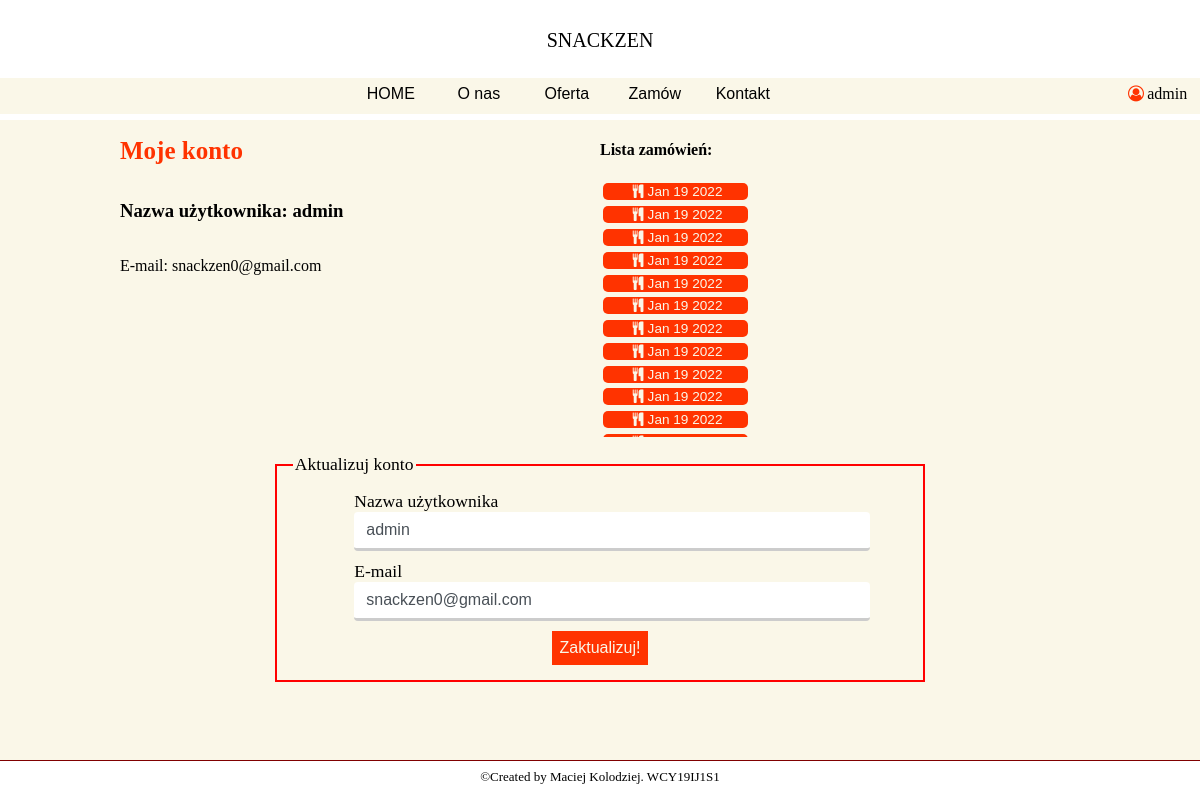
Page /account (signed in) on the committed database.
### Restaurant/models.py (models this page shows, shortened)
class User(db.Model, UserMixin):
    id = db.Column(db.Integer, primary_key=True)
    username = db.Column(db.String(20), unique=True, nullable=False)
    email = db.Column(db.String(120), unique=True, nullable=False)
    password = db.Column(db.String(60), unique=True)

class CustomerOrder(db.Model):
    id = db.Column(db.Integer, primary_key=True)
    invoice = db.Column(db.String(20), unique=True, nullable=False)
    status = db.Column(db.String(20), default='Niewiadomo', nullable=False)
    customer_id = db.Column(db.String(20), unique=False, nullable=False)
    date_created = db.Column(db.DateTime, default=datetime.utcnow, nullable=False)
    orders = db.Column(JsonEcodedDict)

### Restaurant/routes.py (the view)
@app.route("/account", methods=['GET', 'POST'])
@login_required
def account():
    form = UpdateAccountForm()
    orders = CustomerOrder.query.filter_by(customer_id=current_user.id).order_by(CustomerOrder.date_created.desc())
    if form.validate_on_submit():
        current_user.username = form.username.data
        current_user.email = form.email.data
        db.session.commit()
        flash('Twoje konto zostało zaktualizowane!','success')
        return redirect(url_for('account'))
    elif request.method == 'GET':
        form.username.data = current_user.username
        form.email.data = current_user.email
    return render_template('Account.html', title='Account', menu=menu, form=form, orders=orders)

### Restaurant/forms.py (shortened to what this page needs)
class UpdateAccountForm(FlaskForm):
    username = StringField('Nazwa użytkownika', validators=[DataRequired(), Length(min=2, max=20)])
    email = StringField('E-mail', validators=[DataRequired(), Email()])
    submit = SubmitField('Zaktualizuj!')

### Restaurant/models.py (called while the page is built)
@login_manager.user_loader
def load_user(user_id):
    return User.query.get(int(user_id))

    def process_result_value(self, value, dialect):
        if value is None:
            return {}
        else:
            return json.loads(value)

### Restaurant/templates/Account.html (shortened to what this page needs)
{% extends "layout.html" %}
{% block content %}
    <div id="information-box2">
    <div class="information-box-content4">
        <div class="information-box-content-text3">
            <h1>Moje konto</h1>
            <h3>Nazwa użytkownika: {{ current_user.username }}</h3>
            <p>E-mail: {{ current_user.email }}</p>
        </div>
    <div class="information-box-content-text3">
        <h4>Lista zamówień:</h4>
        <div  class="information-box-content-menu">
            {% for order in orders %}
                <form action="orders/{{ order.invoice }}">
                    <button class="btn2" type='submit' ><i class="icon-food"></i>{{ order.date_created.strftime("%b %d %Y") }}</button>
                </form>
            {% endfor %}
        </div>
    </div>
    </div>
    <div class="information-box-content4">
        <form method="post" action="" class ='form-group-text'>
            <fieldset class ='form-group'>
                    <legend>Aktualizuj konto</legend>
                    <div class="form-group-element">
                        {{ form.username.label(class="form-control-label") }}
                        {% if form.username.errors %}
                            {{ form.username(class="form-control form-control-lg is-invalid") }}
                            <div class="invalid-feedback">
                                {% for error in form.username.errors %}
                                    <span>{{ error }}</span>
                                {% endfor %}
                            </div>
                        {% else %}
                            {{ form.username(class="form-control form-control-lg") }}
                        {% endif %}
                    </div>
                    <div class="form-group-element">
                        {{ form.email.label(class="form-control-label") }}
                        {% if form.email.errors %}
                            {{ form.email(class="form-control form-control-lg is-invalid") }}
                            <div class="invalid-feedback">
                                {% for error in form.email.errors %}
                                    <span>{{ error }}</span>
                                {% endfor %}
                            </div>
                        {% else %}
                            {{ form.email(class="form-control form-control-lg") }}
                        {% endif %}
                    </div>
                    <div class ="form-group-btn">
                         {{ form.submit(class="btn") }}
                     </div>
            </fieldset>
        </form>
    </div>
    </div>
{% endblock %}

### Restaurant/templates/layout.html (shortened to what this page needs)
<!DOCTYPE html>
<html lang="en">
<head>
    <link rel= "stylesheet" type= "text/css" href= "{{ url_for('static',filename='styles/style.css') }}">
    <link rel= "stylesheet" type= "text/css" href= "{{ url_for('static',filename='styles/fontello.css') }}">
</head>
<body>
    <div id="top-bar">
        <div id="res_name">
            <p>SNACKZEN</p>
        </div>
        <div id="contest-menu">
            {% for el in menu %}
                <a class="contest-menu-element" href="{{ el.url }}">{{ el.name }} </a>
            {% endfor %}
            {% if current_user.is_authenticated %}
                <div class="contest-menu-element-user">
            <a><i class="icon-user"></i></a>{{ current_user.username }}
            </div>
            {% endif %}
        </div>
    </div>
{% block content %}{% endblock %}
    <footer>
        <p>©Created by Maciej Kolodziej. WCY19IJ1S1</p>
    </footer>
</body>
</html>

### Restaurant/static/styles/style.css (style rules this page uses)
body { margin: 0px; height: 100vh; width: 100%; background-color: white; overflow: hidden; }
footer { border-top: groove; border-top-color: #800000; border-width: thin; text-align: center; font-size: small; }
form { width: 100%; display: grid; grid-template-columns: auto auto; grid-gap: 1%; }
footer p { margin-top: 8px; }
input[type=text],input[type=password], input[type=tel] { width: 100%; box-sizing: content-box; border: none; border-bottom: 3px solid #ccc; -webkit-transition: 0.5s; transition: 0.5s; outline: none; }
#top-bar { position: relative; width: 100%; height: 15%; background-color: white; }
#res_name { position: absolute; bottom: 40%; display: inline-block; vertical-align: middle; text-align: center; width: 100%; font-size: 20px; font-weight: lighter; }
#contest-menu { position: absolute; bottom: 5%; background-color: rgb(250,247, 232); text-align: center; width: 100%; height: 30%; }
.contest-menu-element { font-family: Arial Narrow, sans-serif; width: 7%; text-align: center; color: black; display: inline-block; height: 100%; line-height: 2; text-decoration: none; }
.contest-menu-element-user { margin-left: 28%; margin-right: -28%; text-align: center; color: black; display: inline-block; justify-content: right; height: 100%; line-height: 2; text-decoration: none; }
#information-box2 { height: 80%; width: 100%; background-color: rgb(250,247, 232); display: flex; flex-direction: column; justify-content: center; text-align: center; }
#information-box2 h1 { font-size: 25px; color: #ff3300; }
.form-group { display: flex; row-gap: 10px; text-align: left; align-items: center; flex-direction: column; justify-content: space-around; width: 80%; padding: 2%; border-color: #F00; border-style: solid; }
.form-group-element { display: flex; flex-direction: column; justify-content: space-around; width: 80%; }
.form-group-btn { display: flex; justify-content: space-around; width: 20%; }
.form-group-text { font-size: 1.1rem; display: flex; row-gap: 10px; height: 80%; text-align: left; align-items: center; flex-direction: column; justify-content: space-around; width: 80%; }
.information-box-content4 { align-self: center; width: 80%; height: 50%; display: flex; flex-direction: row; justify-content: space-around; }
.information-box-content-text3 { width: 50%; display: flex; flex-direction: column; text-align: left; overflow-y: auto; }
.information-box-content-menu { width: 100%; height: 80%; display: flex; flex-direction: column; justify-content: right; overflow-y: auto; }
.icon-user { color: #ff3300; }
.form-control { width:100%; padding:.375rem .75rem; font-size:1rem; line-height:1.5; color:#495057; background-clip:padding-box; border:1px solid #ced4da; border-radius:.25rem; transition:border-color .15s ease-in-out,box-shadow .15s ease-in-out }
.btn { font-size: 1rem; background-color: #ff3300; color: rgb(250,247, 232); border: maroon; padding: .5rem; }
.btn2 { width: 50%; margin: 1%; font-size: .85rem; background-color: #ff3300; color: rgb(250,247, 232); border: maroon; border-radius: 5px; }

### rows in the picture
User: username "admin", email "snackzen0@gmail.com"
CustomerOrder: date_created "Jan 19 2022"
CustomerOrder: date_created "Jan 19 2022"
CustomerOrder: date_created "Jan 19 2022"
CustomerOrder: date_created "Jan 19 2022"
CustomerOrder: date_created "Jan 19 2022"
CustomerOrder: date_created "Jan 19 2022"
CustomerOrder: date_created "Jan 19 2022"
CustomerOrder: date_created "Jan 19 2022"
CustomerOrder: date_created "Jan 19 2022"
CustomerOrder: date_created "Jan 19 2022"
CustomerOrder: date_created "Jan 19 2022"

### other values in the picture
{{ el.name }} "HOME" "O nas" "Oferta" "Zamów" "Kontakt"
